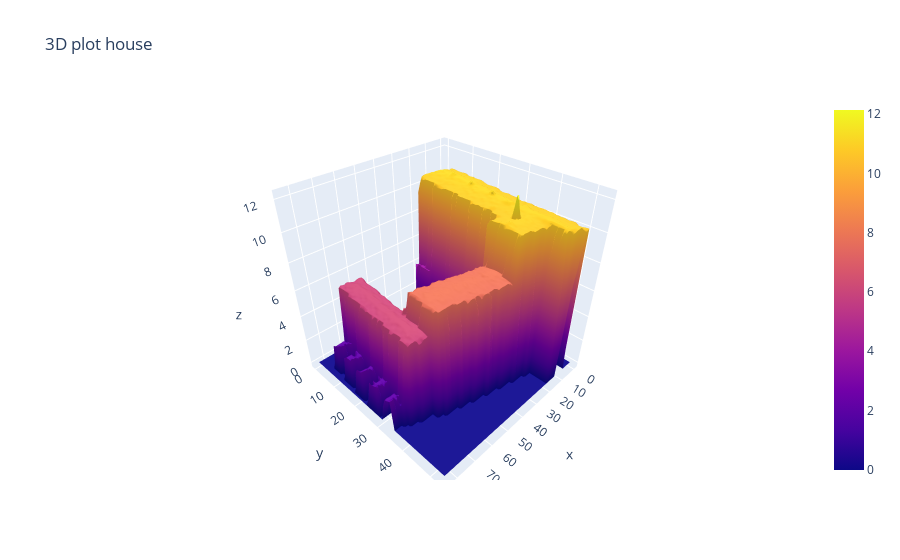

Notebook cell for this chart:
### Code cell
#3D plotting with ploty Surface

import plotly.graph_objects as go

import pandas as pd

# Read data from a csv

fig = go.Figure(data=[go.Surface(z = clipped_CHM[0])])

fig.update_layout(title='3D plot house')

fig.show()

### Figure 1 — Plotly figure (JSON) as saved in the notebook; plotly's stock layout.template omitted (floating-point values rounded to 4 significant figures; data arrays with more than 128 entries replaced by an {"elided": "..."} marker saying what was removed)
{"data": [{"type": "surface", "z": {"elided": "54x85 float values"}}], "layout": {"title": {"text": "3D plot house"}}}
